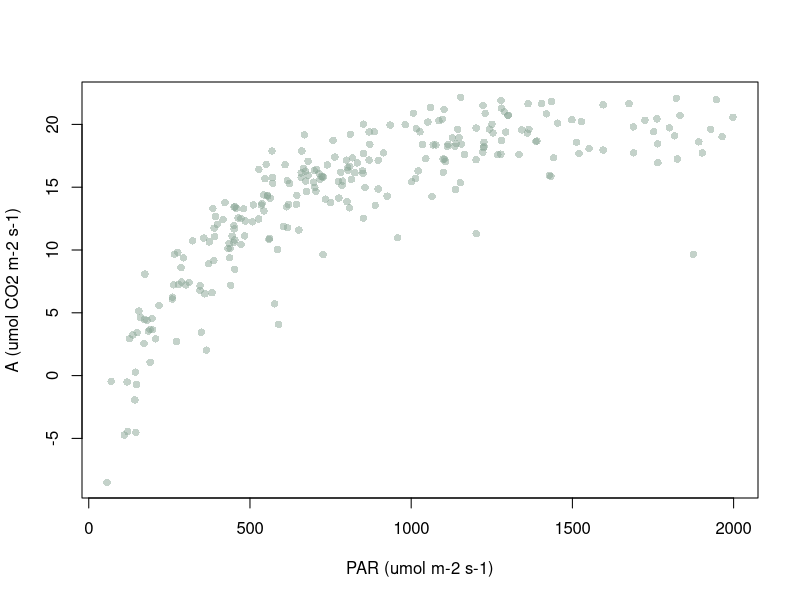
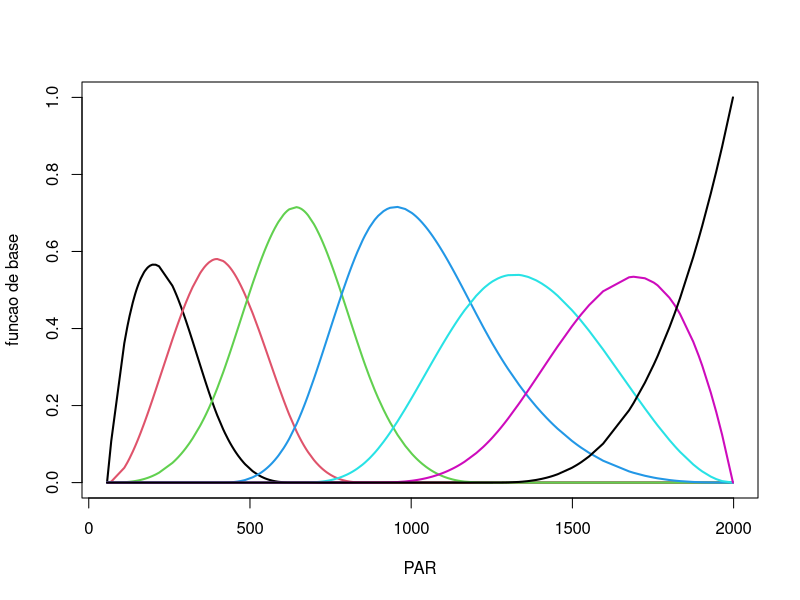

The R script that drew these images, in order:
# Splines de regressão: exemplo completo ----
# Pacotes: splines (bs e ns, que acompanham o R)
# Dados fictícios: 260 medições de trocas gasosas em folhas de cafeeiro.
# O arquivo fotossintese.csv acompanha o site, na pasta scripts/.
fot <- read.csv("fotossintese.csv")
str(fot)            # A (umol CO2 m-2 s-1), par, temp, vpd
summary(fot)
plot(A ~ par, data = fot, pch = 16, col = "#8aa59680",
     xlab = "PAR (umol m-2 s-1)", ylab = "A (umol CO2 m-2 s-1)")

# O ponto de partida: quanto o modelo LINEAR deixa na mesa
summary(lm(A ~ par + temp + vpd, data = fot))$r.squared   # 0,6747
# O processo gerador verdadeiro daria R² = 0,9514. É esse buraco que o
# grupo inteiro de fichas tenta preencher.

library(splines)

# ---- 1. A CONTABILIDADE DOS GRAUS DE LIBERDADE
# Uma spline de grau g com K nós internos tem K + g + 1 funções de base
# (contando o intercepto). Confira pelo posto da matriz:
for (g in c(1, 2, 3)) for (K in c(4, 8)) {
  nos <- quantile(fot$par, probs = seq(0, 1, length.out = K + 2)[-c(1, K + 2)])
  B <- cbind(1, bs(fot$par, knots = nos, degree = g))
  cat(sprintf("grau %d, K = %2d nos: K+g+1 = %2d | posto de B = %2d\n",
              g, K, K + g + 1, qr(B)$rank))
}

# ---- 2. As funções da base, e a LOCALIDADE delas
nos <- quantile(fot$par, probs = c(.2, .4, .6, .8))
B <- bs(fot$par, knots = nos, degree = 3)
matplot(sort(fot$par), B[order(fot$par), ], type = "l", lty = 1, lwd = 2,
        xlab = "PAR", ylab = "funcao de base")
# Cada funcao e nao nula em apenas g+2 = 5 intervalos consecutivos.
apply(B, 2, function(z) range(fot$par[z > 1e-12]))

# ---- 3. QUANTOS NÓS? Validação cruzada
library(boot)
set.seed(1)
for (K in 0:20) {
  f <- if (K == 0) A ~ bs(par, degree = 3) else {
    nos <- quantile(fot$par, probs = seq(0, 1, length.out = K + 2)[-c(1, K + 2)])
    as.formula(sprintf("A ~ bs(par, knots = c(%s), degree = 3)",
                       paste(round(nos, 4), collapse = ", "))) }
  m <- glm(f, data = fot)
  cat(sprintf("K = %2d (p = %2d): EQM 10-fold %.4f\n",
              K, K + 4, cv.glm(fot, m, K = 10)$delta[1]))
}

# ---- 4. ONDE PÔR OS NÓS: quantis contra espaçamento igual
for (K in c(2, 4, 6, 8, 12)) {
  nq <- quantile(fot$par, probs = seq(0, 1, length.out = K + 2)[-c(1, K + 2)])
  ne <- seq(min(fot$par), max(fot$par), length.out = K + 2)[-c(1, K + 2)]
  fq <- as.formula(sprintf("A ~ bs(par, knots = c(%s))", paste(round(nq, 4), collapse = ", ")))
  fe <- as.formula(sprintf("A ~ bs(par, knots = c(%s))", paste(round(ne, 4), collapse = ", ")))
  cat(sprintf("K = %2d: quantis %.4f | igualmente espacados %.4f\n", K,
      cv.glm(fot, glm(fq, data = fot), K = 10)$delta[1],
      cv.glm(fot, glm(fe, data = fot), K = 10)$delta[1]))
}

# ---- 5. A SPLINE NATURAL: a restrição que conserta as bordas
# ns() e linear fora dos nos de fronteira; bs() nao e.
nos6 <- quantile(fot$par, probs = seq(0, 1, length.out = 8)[-c(1, 8)])
mb <- lm(A ~ bs(par, knots = nos6), data = fot)
mn <- lm(A ~ ns(par, knots = nos6), data = fot)
mp <- lm(A ~ poly(par, 9), data = fot)
c(bs = length(coef(mb)), ns = length(coef(mn)), poly = length(coef(mp)))

# A variancia do ajuste por regiao, por bootstrap
set.seed(11)
gx <- sort(fot$par)
vari <- function(form) {
  P <- replicate(500, {
    i <- sample(nrow(fot), replace = TRUE)
    predict(lm(form, data = fot[i, ]), newdata = data.frame(par = gx)) })
  tapply(apply(P, 1, var), cut(gx, c(0, 200, 500, 1400, 1800, 2100)), mean) }
rbind(bs = vari(A ~ bs(par, knots = nos6)),
      ns = vari(A ~ ns(par, knots = nos6)),
      poly = vari(A ~ poly(par, 9)))

# ---- 6. EXTRAPOLAR
nd <- data.frame(par = c(2100, 2300, 2600, 3000))
# bs() avisa e extrapola com o polinomio cubico da ultima peca;
# ns() extrapola em LINHA RETA, por construcao.
rbind(bs = predict(mb, newdata = nd), ns = predict(mn, newdata = nd),
      poly = predict(mp, newdata = nd))

# ---- 7. SPLINE CONTRA POLINÔMIO, com a MESMA flexibilidade
for (p in c(5, 6, 8, 10, 12, 15, 20)) {
  g <- p - 1; K <- p - 4
  nos <- quantile(fot$par, probs = seq(0, 1, length.out = K + 2)[-c(1, K + 2)])
  fs <- as.formula(sprintf("A ~ bs(par, knots = c(%s))", paste(round(nos, 4), collapse = ", ")))
  cat(sprintf("p = %2d: polinomio %.4f | spline %.4f\n", p,
      cv.glm(fot, glm(A ~ poly(par, g), data = fot), K = 10)$delta[1],
      cv.glm(fot, glm(fs, data = fot), K = 10)$delta[1]))
}
